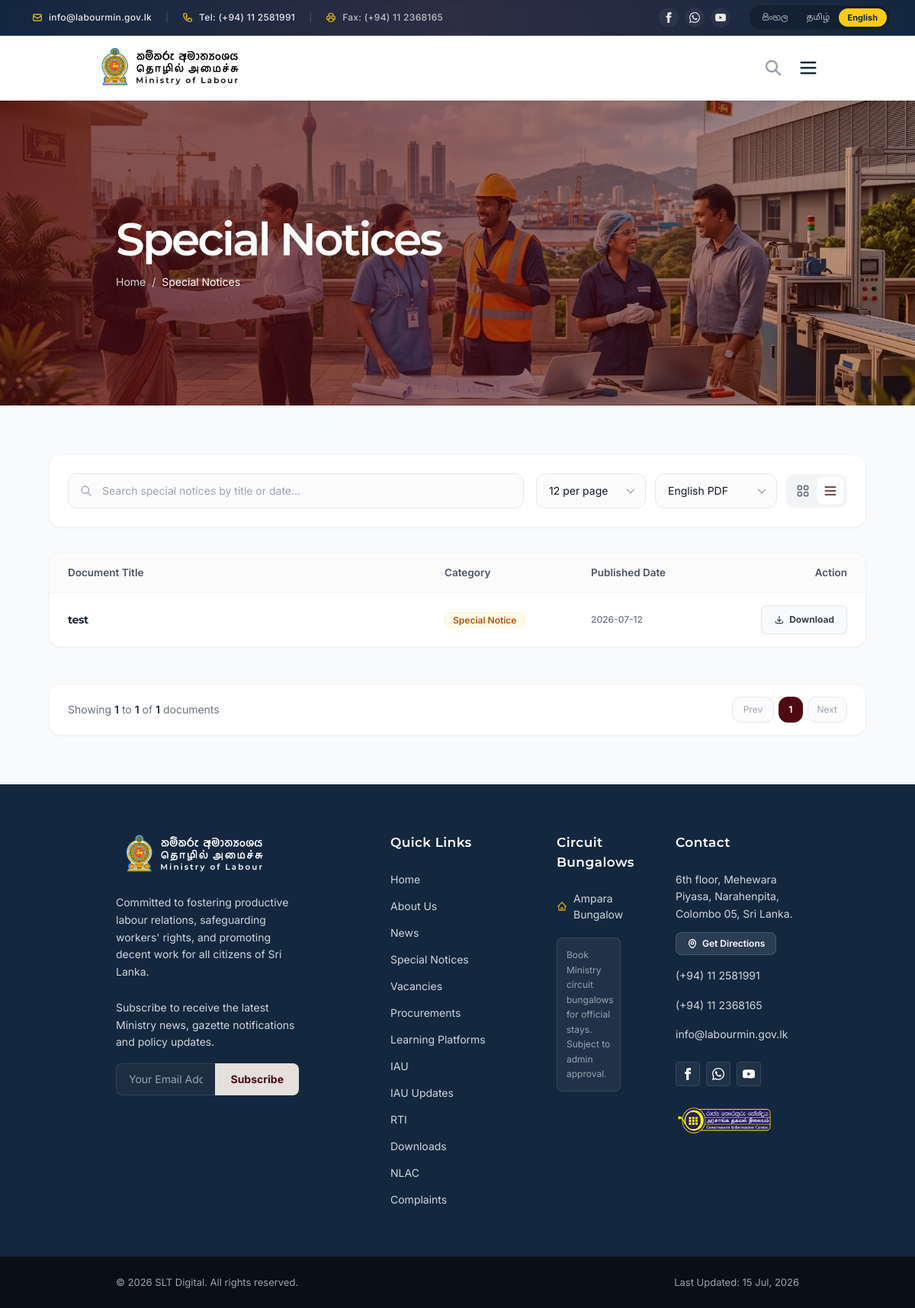
The app's page /special-notices.php with its own data.
### tables this page shows
CREATE TABLE `special_notices` (
  `id` int(11) NOT NULL AUTO_INCREMENT,
  `title` varchar(255) NOT NULL,
  `content` text DEFAULT NULL,
  `pdf_path` varchar(255) DEFAULT NULL,
  `pdf_path_si` varchar(255) DEFAULT NULL,
  `pdf_path_ta` varchar(255) DEFAULT NULL,
  `status` enum('Draft','Published') NOT NULL DEFAULT 'Draft',
  `created_at` timestamp NULL DEFAULT current_timestamp(),
  `updated_at` timestamp NULL DEFAULT current_timestamp() ON UPDATE current_timestamp(),
  PRIMARY KEY (`id`)
);

### admin/includes/db.php (called while the page is built, shortened)
<?php
if (!function_exists('resolvePdfUrl')) {
    function resolvePdfUrl(string $path) {
        $trimmed = ltrim($path, '/');
        $project_root = str_replace('\\', '/', realpath(__DIR__ . '/../..'));
        $doc_root = isset($_SERVER['DOCUMENT_ROOT']) ? str_replace('\\', '/', $_SERVER['DOCUMENT_ROOT']) : '';
        $base_dir = '';
        if (!empty($doc_root)) {
            if (stripos($project_root, $doc_root) === 0) {
                $base_dir = substr($project_root, strlen($doc_root));
            }
        } else {
            $base_dir = '/Ministry-of-Labour';
        }
        $base_dir = str_replace('\\', '/', $base_dir);
        $base_dir = '/' . ltrim($base_dir, '/');
        if ($base_dir === '/') {
            $base_dir = '';
        }
        $protocol = (isset($_SERVER['HTTPS']) && $_SERVER['HTTPS'] === 'on' ? 'https' : 'http');
        $host = $_SERVER['HTTP_HOST'] ?? 'localhost';
        $base_url = $protocol . '://' . $host . $base_dir . '/';
        $file_in_admin = $project_root . '/admin/' . $trimmed;
        $file_in_root = $project_root . '/' . $trimmed;
        if (file_exists($file_in_admin)) {
            return $base_url . 'admin/' . $trimmed;
        } elseif (file_exists($file_in_root)) {
            return $base_url . $trimmed;
        } else {
            return $base_url . 'admin/' . $trimmed;
        }
    }
}

### special-notices.php (the view, shortened to what this page needs)
<?php
include 'includes/header.php';
include 'includes/sub-hero.php';
require_once 'admin/includes/db.php';
$stmt = $pdo->query("SELECT * FROM special_notices WHERE status = 'Published' ORDER BY created_at DESC");
$raw_notices = $stmt->fetchAll();
$all_documents = [];
$categoryColors = [
    'Special Notice' => 'bg-amber-50 text-amber-700 border-amber-100'
];
foreach ($raw_notices as $notice) {
    $all_documents[] = [
        'title' => $notice['title'],
        'description' => $notice['content'] ?? '',
        'ref' => date('Y-m-d', strtotime($notice['created_at'])),
        'category' => 'Special Notice',
        'pdf_path' => !empty($notice['pdf_path']) ? resolvePdfUrl($notice['pdf_path']) : '',
        'pdf_path_si' => !empty($notice['pdf_path_si']) ? resolvePdfUrl($notice['pdf_path_si']) : '',
        'pdf_path_ta' => !empty($notice['pdf_path_ta']) ? resolvePdfUrl($notice['pdf_path_ta']) : '',
        'created_at' => $notice['created_at']
    ];
}
?>
<section class="py-12 md:py-16 px-4 md:px-16 bg-[#F9FAFB] min-h-[75vh]">
    <div class="container mx-auto max-w-6xl">
        <div class="bg-white rounded-2xl p-6 shadow-sm border border-gray-100 mb-8">
            <div class="flex flex-col lg:flex-row gap-4 items-stretch lg:items-center justify-between">
                <div class="relative flex-1">
                    <div class="absolute inset-y-0 left-0 flex items-center pl-4 pointer-events-none">
                        <svg class="w-4 h-4 text-gray-400" fill="none" stroke="currentColor" viewBox="0 0 24 24"><path stroke-linecap="round" stroke-linejoin="round" stroke-width="2" d="M21 21l-6-6m2-5a7 7 0 11-14 0 7 7 0 0114 0z"></path></svg>
                    </div>
                    <input type="text" id="searchInput" class="bg-gray-50/50 border border-gray-200 text-gray-900 text-sm rounded-xl focus:ring-secondary focus:border-secondary block w-full pl-11 pr-4 py-3 font-inter transition-all outline-none" placeholder="Search special notices by title or date..." onkeyup="resetPaginationAndFilter()">
                </div>
                <div class="flex flex-wrap sm:flex-nowrap gap-3 items-center">
                    <div class="relative w-full sm:w-36">
                        <select id="itemsPerPage" class="bg-gray-50/50 border border-gray-200 text-gray-900 text-sm rounded-xl focus:ring-secondary focus:border-secondary block w-full px-4 py-3 font-inter transition-all outline-none appearance-none cursor-pointer" onchange="resetPaginationAndFilter()">
                            <option value="12">12 per page</option>
                        </select>
                        <div class="absolute inset-y-0 right-0 flex items-center pr-3 pointer-events-none">
                            <svg class="w-4 h-4 text-gray-400" fill="none" stroke="currentColor" viewBox="0 0 24 24"><path stroke-linecap="round" stroke-linejoin="round" stroke-width="2" d="M19 9l-7 7-7-7"></path></svg>
                        </div>
                    </div>
                    <div class="relative w-full sm:w-40">
                        <select id="langFilter" class="bg-gray-50/50 border border-gray-200 text-gray-900 text-sm rounded-xl focus:ring-secondary focus:border-secondary block w-full px-4 py-3 font-inter transition-all outline-none appearance-none cursor-pointer" onchange="resetPaginationAndFilter()">
                            <option value="en">English PDF</option>
                        </select>
                        <div class="absolute inset-y-0 right-0 flex items-center pr-3 pointer-events-none">
                            <svg class="w-4 h-4 text-gray-400" fill="none" stroke="currentColor" viewBox="0 0 24 24"><path stroke-linecap="round" stroke-linejoin="round" stroke-width="2" d="M19 9l-7 7-7-7"></path></svg>
                        </div>
                    </div>
                    <div class="bg-gray-100 p-1 rounded-xl flex items-center shrink-0">
                        <button onclick="changeView('grid')" id="btnGridView" class="p-2 rounded-lg text-gray-500 hover:text-gray-900 transition-all focus:outline-none" title="Grid View">
                        </button>
                        <button onclick="changeView('list')" id="btnListView" class="p-2 rounded-lg text-gray-500 hover:text-gray-900 transition-all focus:outline-none" title="List View">
                            <svg class="w-5 h-5" fill="none" stroke="currentColor" viewBox="0 0 24 24"><path stroke-linecap="round" stroke-linejoin="round" stroke-width="2" d="M4 6h16M4 12h16M4 18h16"></path></svg>
                        </button>
                    </div>
                </div>
            </div>
        </div>
        <div id="listViewContainer" class="bg-white rounded-2xl shadow-sm border border-gray-100 overflow-hidden mb-12">
            <div class="overflow-x-auto">
                <table class="w-full text-left text-sm text-gray-600 font-inter">
                    <thead class="bg-gray-50/70 text-gray-600 border-b border-gray-100">
                        <tr>
                            <th class="px-6 py-4 font-semibold text-[13.5px]">Document Title</th>
                            <th class="px-6 py-4 font-semibold text-[13.5px] w-48">Category</th>
                            <th class="px-6 py-4 font-semibold text-[13.5px] w-40">Published Date</th>
                            <th class="px-6 py-4 font-semibold text-[13.5px] text-right w-56">Action</th>
                        </tr>
                    </thead>
                    <tbody class="divide-y divide-gray-100">
                        <?php foreach ($all_documents as $index => $doc):
                            $badgeClass = $categoryColors[$doc['category']] ?? 'bg-gray-50 text-gray-700 border-gray-100';
                        ?>
                        <tr class="document-list-row hover:bg-gray-50/40 transition-all duration-150 cursor-pointer" data-index="<?= $index ?>" data-pdf-en="<?= htmlspecialchars($doc['pdf_path'] ?? '') ?>" data-pdf-si="<?= htmlspecialchars($doc['pdf_path_si'] ?? '') ?>" data-pdf-ta="<?= htmlspecialchars($doc['pdf_path_ta'] ?? '') ?>" onclick="openDetailModal(<?= htmlspecialchars(json_encode([
                            'title' => $doc['title'],
                            'content' => $doc['description'],
                            'date' => date('M d, Y', strtotime($doc['created_at'])),
                            'category' => $doc['category'],
                            'pdf_path' => $doc['pdf_path'] ?? '',
                            'pdf_path_si' => $doc['pdf_path_si'] ?? '',
                            'pdf_path_ta' => $doc['pdf_path_ta'] ?? ''
                        ])) ?>)">
                            <td class="px-6 py-4">
                                <h3 class="font-bold text-gray-800 text-[14px] group-hover:text-secondary transition-colors"><?= htmlspecialchars($doc['title']) ?></h3>
                            </td>
                            <td class="px-6 py-4">
                                <span class="px-2.5 py-0.5 rounded-lg text-xs font-semibold border whitespace-nowrap <?= $badgeClass ?>"><?= htmlspecialchars($doc['category']) ?></span>
                            </td>
                            <td class="px-6 py-4 text-xs text-gray-500 font-medium font-inter">
                                <?= htmlspecialchars($doc['ref']) ?>
                            </td>
                            <td class="px-6 py-4 text-right" onclick="event.stopPropagation();">
                                <a href="#" target="_blank" class="list-download-btn items-center px-4 py-2 bg-gray-50 hover:bg-secondary hover:text-white border border-gray-200 text-gray-700 rounded-lg text-[12px] font-bold transition-all gap-1.5 shadow-sm hidden">
                                    <svg class="w-3.5 h-3.5" fill="none" stroke="currentColor" viewBox="0 0 24 24"><path stroke-linecap="round" stroke-linejoin="round" stroke-width="2" d="M4 16v1a3 3 0 003 3h10a3 3 0 003-3v-1m-4-4l-4 4m0 0l-4-4m4 4V4"></path></svg>
                                    Download
                                </a>
                            </td>
                        </tr>
                        <?php endforeach; ?>
                    </tbody>
                </table>
            </div>
        </div>
        <div id="paginationControls" class="bg-white rounded-2xl px-6 py-4 shadow-sm border border-gray-100 flex flex-col sm:flex-row items-center justify-between gap-4" style="display: none;">
            <div class="text-sm text-gray-500 font-inter">
                Showing <span id="pageStart" class="font-semibold text-gray-800">0</span> to <span id="pageEnd" class="font-semibold text-gray-800">0</span> of <span id="totalItems" class="font-semibold text-gray-800">0</span> documents
            </div>
            <div class="flex items-center gap-1.5" id="paginationButtons">
            </div>
        </div>
    </div>
</section>
<?php include 'includes/footer.php'; ?>

### includes/header.php (style rules this page uses)
html, body { overflow-x: clip !important; }
body { top: 0px !important; position: relative !important; }

### records on screen
special_notices: title "test", category "Special Notice", ref "2026-07-12"

### other values on screen
$page_title "Special Notices"
$last_updated_date "15 Jul, 2026"
